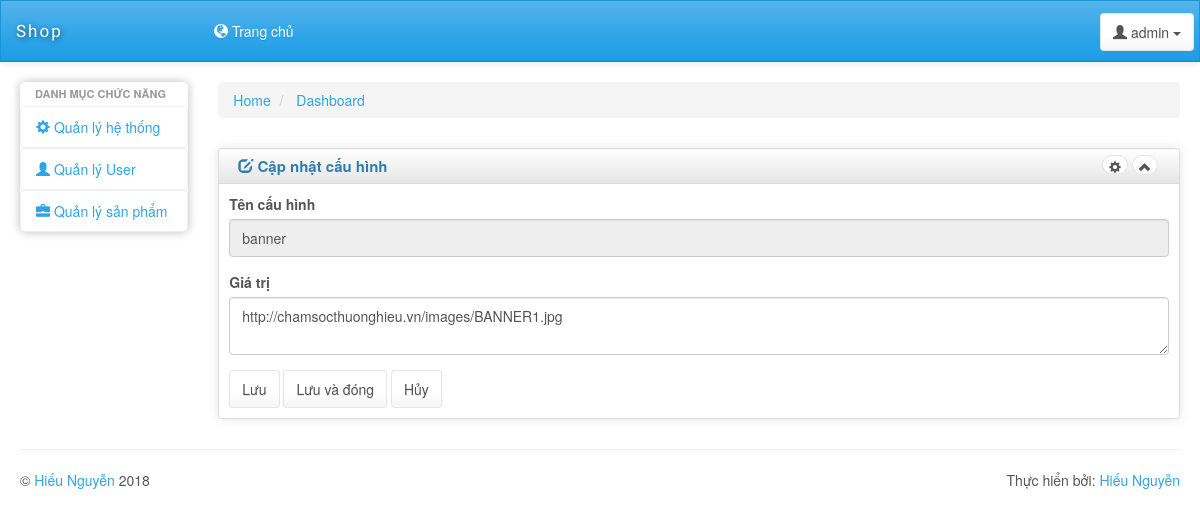
The app's page /admin/main.php?views=editconfig&ma=2 (signed in) with its own data.
### tables this page shows
CREATE TABLE IF NOT EXISTS `parameter` (
  `ma` int(11) NOT NULL AUTO_INCREMENT,
  `ten` varchar(255) DEFAULT NULL,
  `giatri` text,
  `ngaytao` TIMESTAMP DEFAULT CURRENT_TIMESTAMP ON UPDATE CURRENT_TIMESTAMP,
  `ngaycapnhat` TIMESTAMP DEFAULT CURRENT_TIMESTAMP ON UPDATE CURRENT_TIMESTAMP,
  PRIMARY KEY (`ma`)
);

### admin/class/database.php (called while the page is built, shortened)
<?php
class Database
{
    public $pdo='';
    protected $sql='';
    public function Database()
    {
        try
        {
			$this->pdo=new PDO('mysql:host='.HOST.'; dbname='.DBNAME,USERNAME,PASSWORD);
			$this->pdo->query('set names utf8');
			$this->pdo->setAttribute(PDO::ATTR_ERRMODE,PDO::ERRMODE_EXCEPTION);
        }
        catch(PDOException $e)
        {
			exit($e->getMessage());
        }
    }
    public function setQuery($sql)
    {
        $this->sql=$sql;
    }
    public function loadRow($option=array())
    {
        $this->stateMent=$this->pdo->prepare($this->sql);
        $this->stateMent->execute($option);
        return $this->stateMent->fetch(PDO::FETCH_OBJ);
    }
    public function disconnect()
    {
        $this->pdo = null;
    }
}
?>

### admin/class/xl_cau_hinh.php (called while the page is built, shortened)
<?php
include_once 'database.php';
class xl_cau_hinh extends Database
{
	function doc_thong_tin($id)
    {
        if($id)
        {
            $lenh_sql = "SELECT * FROM parameter WHERE ma = '$id'";
        }
        else
        {
            $lenh_sql = "";
        }
        $result = $this->loadRow();
        return $result;
    }
}
?>

### admin/includes/editconfig.php (the view, shortened to what this page needs)
<?php
if(isset($_GET['ma']) && $_GET['ma'] !=''){
	include_once 'class/xl_cau_hinh.php';
	$dt_cau_hinh = new xl_cau_hinh();
	$tin = $dt_cau_hinh->doc_thong_tin($_GET['ma']);
}else
{
	echo '<script>document.location="main.php?views=config";</script>';
}
?>
<div class="row">
    <div class="box col-md-12">
         <div class="box-inner">
            <div class="box-header well" data-original-title="">
                <h2><i class="glyphicon glyphicon-edit"></i> Cập nhật cấu hình</h2>
                <div class="box-icon">
                    <a href="#" class="btn btn-setting btn-round btn-default"><i
                            class="glyphicon glyphicon-cog"></i></a>
                    <a href="#" class="btn btn-minimize btn-round btn-default"><i
                            class="glyphicon glyphicon-chevron-up"></i></a>
                </div>
            </div>
            <div class="box-content">
                <form role="form" method="post" enctype="multipart/form-data">
                    <div class="form-group">
                        <label for="ten">Tên cấu hình</label>
                        <input type="text"  class="form-control" disabled id="ten" value="<?php echo $tin->ten ?>" name="ten" placeholder="Nhập tên cấu hình">
                    </div>
					 <div class="form-group">
                        <label for="gia_tri">Giá trị</label>
						<textarea  class="form-control" id="gia_tri" name="giatri"><?php echo $tin->giatri ?></textarea>
                    </div>
					<button  value="luu" type="submit" name="luu" class="btn btn-default">Lưu</button>
                    <button value="luudong" type="submit" name="luu" class="btn btn-default">Lưu và đóng</button>
					<a href="?views=config" class="btn btn-default">Hủy</a>
                </form>
            </div>
        </div>
    </div>
</div>

### admin/css/charisma-app.css (style rules this page uses)
.box { margin-top: 10px; margin-bottom: 10px; }
.box-inner { border: 1px solid #DEDEDE; border-radius: 3px; -webkit-border-radius: 3px; -moz-border-radius: 3px; box-shadow: 0 0 10px rgba(189, 189, 189, 0.4); -webkit-box-shadow: 0 0 10px rgba(189, 189, 189, 0.4); -moz-box-shadow: 0 0 10px rgba(189, 189, 189, 0.4); }
.box-header { border: none; padding-top: 5px; border-bottom: 1px solid #DEDEDE; border-radius: 3px 3px 0 0; -webkit-border-radius: 3px 3px 0 0; -moz-border-radius: 3px 3px 0 0; height: 35px; min-height: 35px !important; margin-bottom: 0; font-weight: bold; font-size: 16px; background: -moz-linear-gradient(top, rgba(255, 255, 255, 0) 0%, rgba(0, 0, 0, 0.1) 100%); background: -webkit-gradient(linear, left top, left bottom, color-stop(0%, rgba(255, 255, 255, 0)), color-stop(100%, rgba(0, 0, 0, 0.1))); background: -webkit-linear-gradient(top, rgba(255, 255, 255, 0) 0%, rgba(0, 0, 0, 0.1) 100%); background: -o-linear-gradient(top, rgba(255, 255, 255, 0) 0%, rgba(0, 0, 0, 0.1) 100%); background: -ms-linear-gradient(top, rgba(255, 255, 255, 0) 0%, rgba(0, 0, 0, 0.1) 100%); background: linear-gradient(to bottom, rgba(255, 255, 255, 0) 0%, rgba(0, 0, 0, 0.1) 100%); filter: progid:DXImageTransform.Microsoft.gradient(startColorstr='#00ffffff', endColorstr='#1a000000', GradientType=0); }
.box-header h2 { font-size: 15px; width: auto; clear: none; float: left; line-height: 25px; white-space: nowrap; font-weight: bold; margin-top: 0; margin-bottom: 0; }
.box-header h2 > i { margin-top: 1px; }
.box-icon { float: right; }
.box-icon a { clear: none; float: left; margin: 0 2px; height: 20px; width: 5px; margin-top: 1px; }
.box-icon a i { margin-left: -6px; top: -1px; }
.box-content { padding: 10px; }
.btn-round { border-radius: 40px; -webkit-border-radius: 40px; -moz-border-radius: 40px; font-size: 12px; padding-top: 4px; }
@media only screen and (min-width: 980px) { a, button, input[type=submit], input[type=button], .product-img { -webkit-transition: .5s; -moz-transition: .5s; -ms-transition: .5s; -o-transition: .5s; transition: .5s; } }

### records on screen
parameter: ten "banner", giatri "http://chamsocthuonghieu.vn/images/BANNER1.jpg"

### other values on screen
$_SESSION['ten'] "admin"
